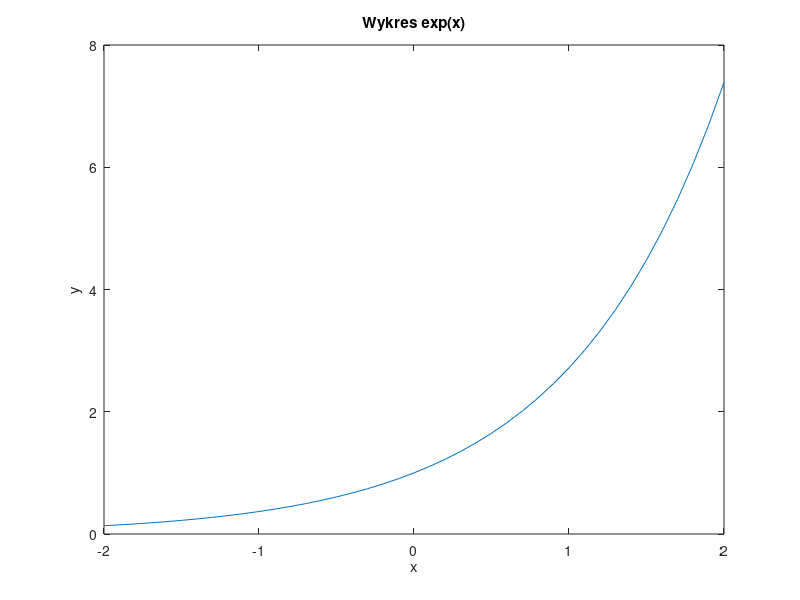

Write MATLAB code to recreate this figure.
%Oskar Chrostowski
%Skrypt który tworzy wykres funkcji exp(x) dla x zmieniającego sie w
%zakresie od -2 do 2 z krokiem 0.1.

x=-2:0.1:2;
y=exp(x);
plot(x,y)
title('Wykres exp(x)')
xlabel('x');
ylabel('y');
